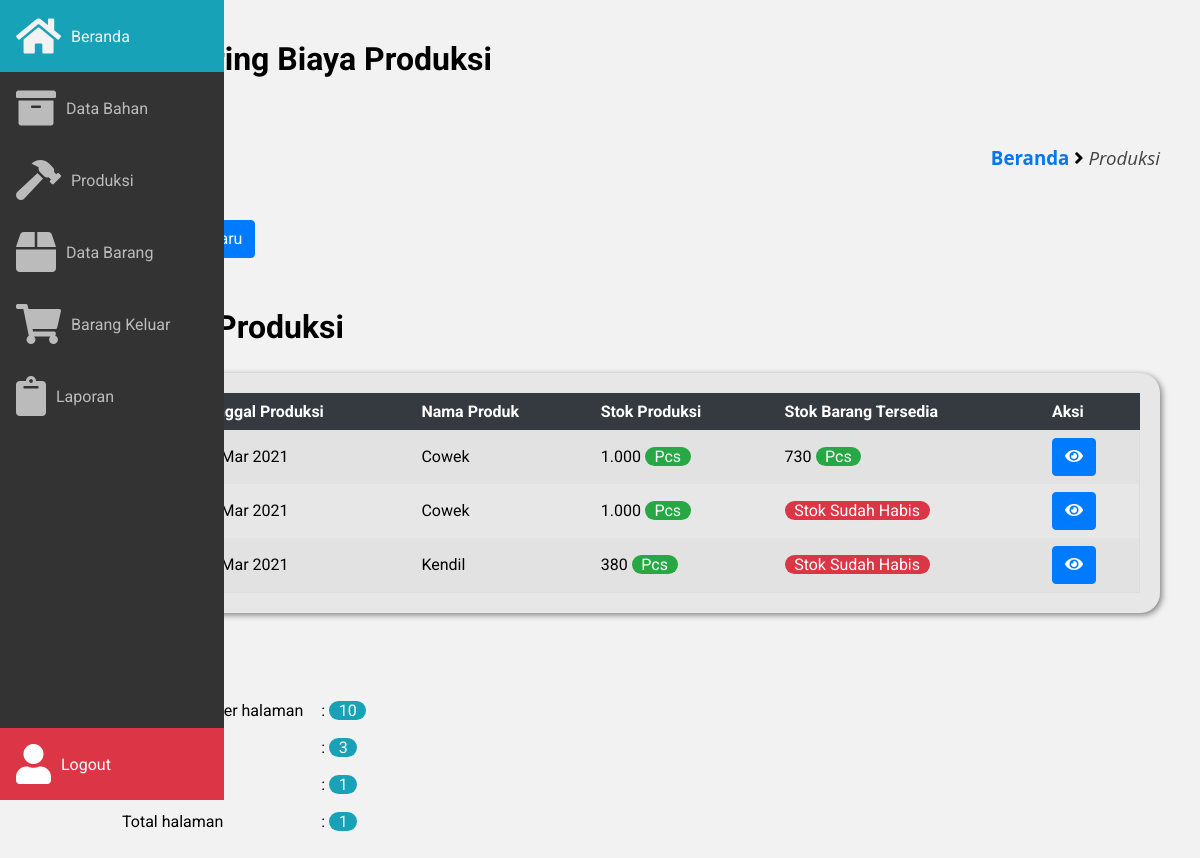
Screenshot of /frontend/produksi/index.php (signed in) with the database file from the repository.
### tables this page shows
CREATE TABLE `produksi` (
  `id_produksi` int(12) NOT NULL,
  `nama_produk` varchar(100) NOT NULL,
  `stok_produk` int(12) NOT NULL,
  `satuan_stok_produk` varchar(100) NOT NULL,
  `untung_produk` int(12) NOT NULL,
  `harga_jual` int(20) NOT NULL,
  `tgl_produksi` date NOT NULL
);

CREATE TABLE `barang` (
  `id_barang` int(20) NOT NULL,
  `nama_barang` varchar(100) NOT NULL,
  `stok_barang` int(200) NOT NULL,
  `satuan_stok_barang` varchar(100) NOT NULL,
  `untung_barang` int(100) NOT NULL,
  `harga_jual_item` int(20) NOT NULL,
  `produksi_id` varchar(200) NOT NULL,
  `tanggal_produksi` date NOT NULL
);

### frontend/produksi/index.php (the view, shortened to what this page needs)
<?php
	include '../../database/koneksi.php';
?>
<!DOCTYPE html>
<html lang="pt-BR">
	<head>
		<link rel="stylesheet" href="https://pro.fontawesome.com/releases/v5.10.0/css/all.css"/>
		<link
			rel="stylesheet"
			href="https://cdn.materialdesignicons.com/4.9.95/css/materialdesignicons.min.css"
		/>
		<link rel="stylesheet" href="../../assets/css/main.css" />
		<link rel="stylesheet" href="../../assets/css/style.css" />
		<link rel="stylesheet" href="../../assets/css/sidebar.css" />
	</head>
	<body>
	<?php
		include '../layout/sidebar.php';
	?>
		<main class="main">
			<section>
				<h2>Monitoring Biaya Produksi</h2>
				<h3>Produksi</h3>
				<div class="breadcrumb">
					<h3>
						<a href="../../beranda.php?page=beranda">Beranda</a> <i class="fa fa-angle-right"></i>
						<span class="akhir-link-breadcrumb">Produksi</span>
					</h3>
				</div>
				<div class="container">
					<div class="baris">
						<a href="tambah_produksi.php?page=produksi" class="tmbl tmbl-biru margin-top-20-0">
							<i class="fa fa-plus"></i> Produksi Baru
						</a>
						<div class="kolom-100 margin-top-50 margin-bottom-100">
							<h2>Histori Produksi</h2>
							<div class="box-konten-radius backgorund-e7">
								<div class="box-badan-konten">
									<div class="table-box">
										<table class="table-responsive">
											<tr class="thead-dark">
												<th>No</th>
												<th>Tanggal Produksi</th>
												<th>Nama Produk</th>
												<th>Stok Produksi</th>
												<th>Stok Barang Tersedia</th>
												<th>Aksi</th>
											</tr>
											<?php
												$halaman = 10;
												$page    = isset($_GET["halaman"]) ? (int)$_GET["halaman"] :1;
												$mulai   = ($page>1) ? ($page * $halaman) - $halaman : 0;
												$result  = mysqli_query($host, "SELECT * FROM produksi");
												$total   = mysqli_num_rows($result);
												$pages   = ceil($total/$halaman);
                        $nomor = 1;
                        $sql   = "SELECT * FROM produksi ORDER BY tgl_produksi DESC LIMIT $mulai, $halaman";
                        $query = mysqli_query($host, $sql);
                        while ($data = mysqli_fetch_assoc($query) ) {
                      ?>
                      <tr>
                        <td><?= $nomor++?></td>
                        <td><?= date('d M Y', strtotime($data['tgl_produksi'])) ?></td>
                        <td><?= $data['nama_produk']?></td>
                        <td>
													<?php
														if ($data['stok_produk'] >= 10) {
															echo number_format($data['stok_produk'],0,',','.') . " " . "<span class='lencana-radius lencana-hijau'>" . $data['satuan_stok_produk'] . "</span>" ;
														} elseif ($data['stok_produk'] >= 0) {
															echo "<span class='teks-merah'>" .  number_format($data['stok_produk'],0,',','.') . "</span>" . " " . "<span class='lencana-radius lencana-hijau'>" . $data['satuan_stok_produk'] . "</span>" ;
														} elseif ($data['stok_produk'] = 0) {
															echo "<span class='lencana-radius lencana-merah'>Stok Habis</span>";
														}
													?>
												</td>
												<td>
													<?php
														$id_produksi = $data['id_produksi'];
														$selectStokBarang = "SELECT * FROM barang WHERE produksi_id = '$id_produksi'";
														$queryStokBarang  = mysqli_query($host, $selectStokBarang);
														$dataStokBarang   = mysqli_fetch_assoc($queryStokBarang);
														$stok             = $dataStokBarang['stok_barang'];
														if ($stok != 0) {
															echo number_format($stok,0,',','.') . " " . "<span class='lencana-radius lencana-hijau'>" . $data['satuan_stok_produk'] . "</span>" ;
														} else {
															echo "<span class='lencana-radius lencana-merah'>Stok Sudah Habis</span>";
														}
													?>
												</td>
                        <td>
                          <a href="detail_produksi.php?ip=<?php echo $data['id_produksi']?>&page=produksi" class="tmbl tmbl-biru">
                            <i class="fa fa-eye"></i>
                          </a>
                        </td>
                      </tr>
                      <?php } ?>
										</table>
									</div>
								</div>
							</div>
							<div class="penomoran">
								<?php
									for ($i=1; $i <= $pages ; $i++) {
								?>
									<a href="?halaman=<?php echo $i; ?>&page=produksi" class="tmbl tmbl-abu-abu margin-20-0">
									</a>
								<?php
									}
								?>
								<table style="margin-bottom: 50px;">
									<tr>
										<td>Jumlah data per halaman </td>
										<td>
											: <span class="lencana-radius lencana-info"><?php echo $halaman; ?></span>
										</td>
									</tr>
									<tr>
										<td>Total data</td>
										<td> : <span class="lencana-radius lencana-info"><?php echo $total; ?></span> </td>
									</tr>
									<tr>
										<td>Halaman ke</td>
										<td> : <span class="lencana-radius lencana-info"><?php echo $page; ?></span> </td>
									</tr>
									<tr>
										<td>Total halaman</td>
										<td> : <span class="lencana-radius lencana-info"><?php echo $pages; ?></span> </td>
									</tr>
								</table>
							</div>
						</div>
					</div>
				</div>
			</section>
		</main>
	</body>
</html>

### assets/css/main.css (style rules this page uses)
:root { --sidebar-width: 4.5em; }
body { margin: 0; padding: 0; font-family: 'Roboto'; }
* { outline: none; box-sizing: border-box; }
.main { margin-left: auto; margin-right: auto; max-width: 100%; padding: 1.5em 1.5em; }
.main h2 { font-size: 2em; margin-top: 0px; }
@media (min-width: 572px) { .main { margin-left: var(--sidebar-width); } }
@media (min-width: 992px) { .main { padding: 2.5em; } }

### assets/css/style.css (style rules this page uses)
body { background-color: #f2f2f2; }
.breadcrumb { text-align: right; font-family: open sans; margin-bottom: 50px; }
.akhir-link-breadcrumb { font-weight: 400; font-style: italic; color: #444; }
.breadcrumb a { color: #0376f0; }
.table-box { overflow-x:auto !important; }
.table-responsive { border-collapse: collapse; border-spacing: 0; width: 100%; border: 1px solid #ddd; }
.table-responsive .thead-dark { background-color: #343a40 !important; border: 1px solid #343a40; color: #ffffff; }
.table-responsive, th, td { text-align: left; padding: 8px; }
.table-responsive tr:nth-child(even) { background-color: #e2e2e2 !important }
.tmbl { display: inline-block; font-weight: 400; color: #212529; text-align: center; vertical-align: middle; cursor: pointer; -webkit-user-select: none; -moz-user-select: none; -ms-user-select: none; user-select: none; background-color: transparent; border: 1px solid transparent; padding: 0.375rem 0.75rem; font-size: 1rem; line-height: 1.5; border-radius: 0.25rem; transition: color 0.15s ease-in-out, background-color 0.15s ease-in-out, border-color 0.15s ease-in-out, box-shadow 0.15s ease-in-out; }
.tmbl-biru { color: #fff; background-color: #007bff; border-color: #007bff; }
.tmbl-abu-abu { color: #fff; background-color: #6c757d; border-color: #6c757d; }
.backgorund-e7 { background-color: #e7e7e7 !important; }
.lencana-merah { color: #fff; background-color: #dc3545; }
.lencana-hijau { color: #fff; background-color: #28a745; }
.lencana-info { color: #fff; background-color: #17a2b8; }
.lencana-radius { padding-right: 0.6em; padding-left: 0.6em; border-radius: 10rem; }
.box-konten-radius { width: 100%; height: auto; border-radius: 20px; overflow: hidden; box-shadow: 2px 2px 6px grey; }
.box-badan-konten { padding: 1.25rem; }
a { text-decoration: none; }
.container { width: 100%; padding-right: 15px; padding-left: 15px; margin-right: auto; margin-left: auto; }
.baris { display: -ms-flexbox; display: flex; -ms-flex-wrap: wrap; flex-wrap: wrap; margin-right: -15px; margin-left: -15px; }
.margin-20-0 { margin: 20px 0; }
.margin-bottom-100 { margin-bottom: 100px !important; }
.margin-top-50 { margin-top: 50px !important; }
@media screen and (min-width: 400px) { .container { max-width: 400px; } }
@media screen and (min-width: 400px) { .kolom-100 { width: 100% !important; } }
@media (min-width: 576px) { .container { max-width: 540px; } }
@media (min-width: 768px) { .container { max-width: 720px; } }
@media (min-width: 992px) { .container { max-width: 960px; } }
@media (min-width: 1200px) { .container { max-width: 1140px; } }
@media (min-width: 1200px) { .kolom-100 { width: 100% !important; } }

### rows the page displays
produksi: tgl_produksi "22 Mar 2021", nama_produk "Cowek", stok_produk "1.000", satuan_stok_produk "Pcs", barang.stok_barang "730"
produksi: tgl_produksi "19 Mar 2021", nama_produk "Cowek", stok_produk "1.000", satuan_stok_produk "Pcs", shows "Stok Sudah Habis"
produksi: tgl_produksi "19 Mar 2021", nama_produk "Kendil", stok_produk "380", satuan_stok_produk "Pcs", shows "Stok Sudah Habis"

### other values shown
$halaman "10"
$total "3"
$page "1"
$pages "1"
